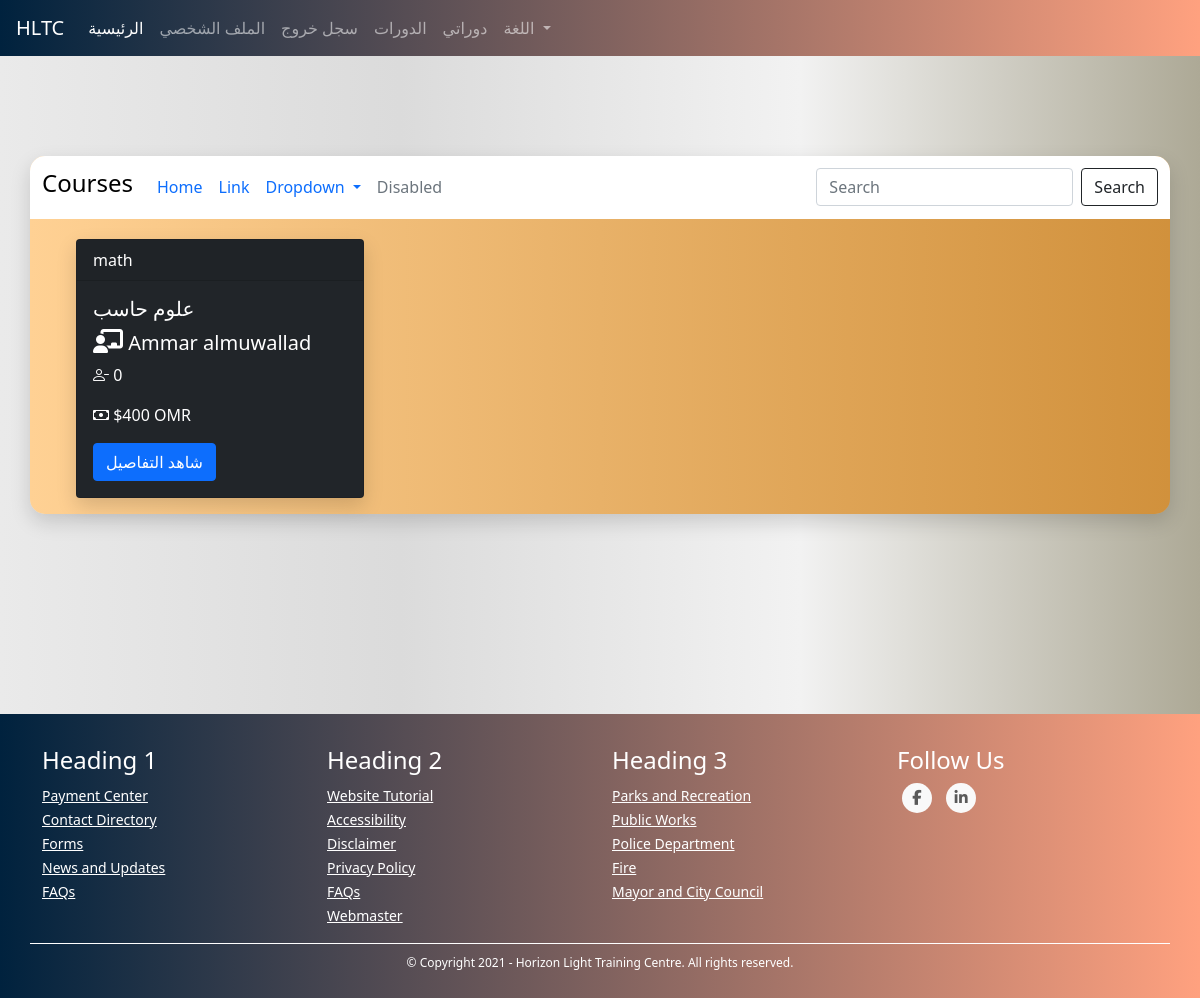
Page /students/courses/my-courses (signed in) on the earlier database version.
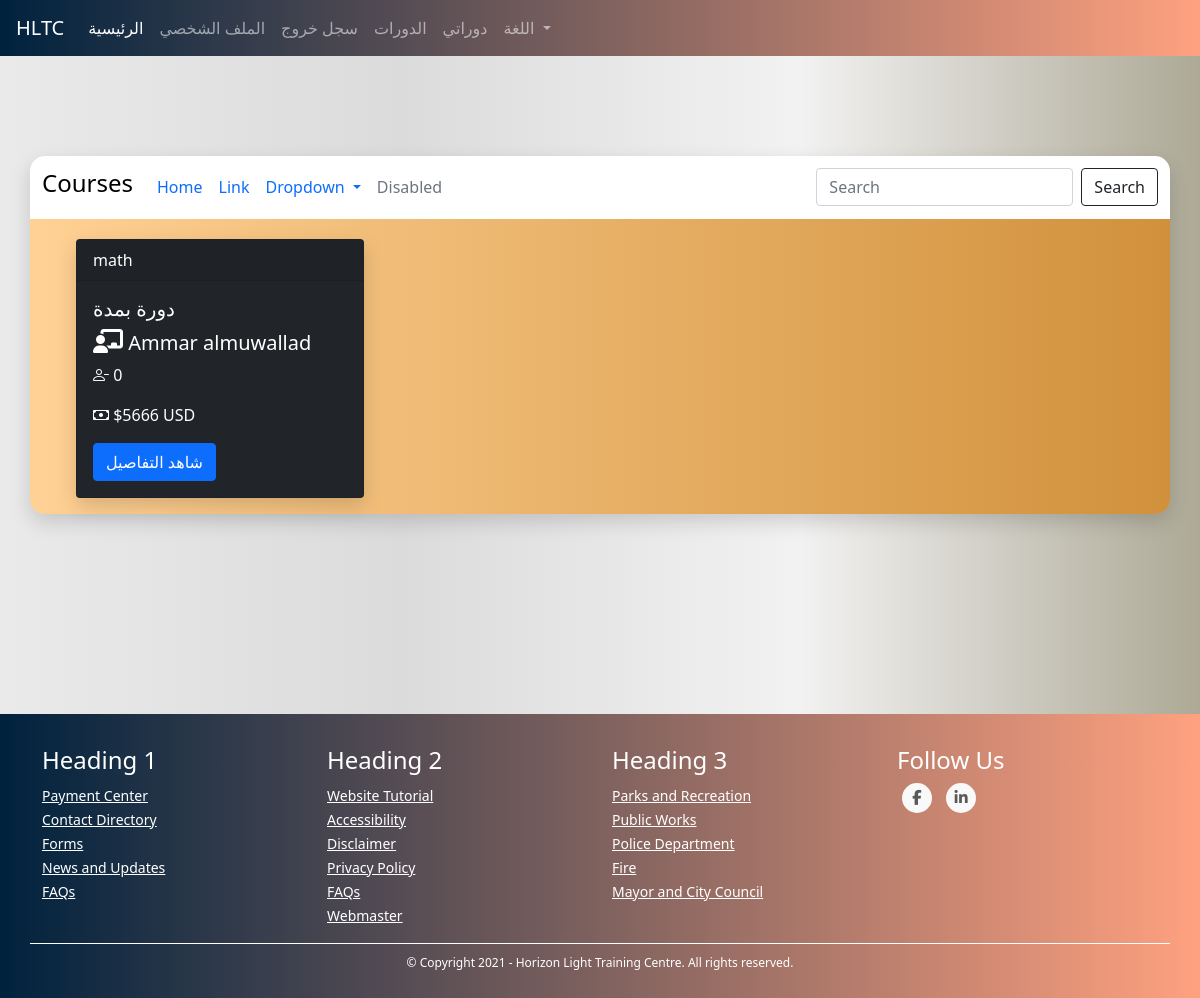
Same page on the later database version.
### TUTOR/models.py (models this page shows, shortened)
class CourseModel(db.Model):
    id = db.Column(db.Integer, primary_key=True)
    name = db.Column(db.String(130), nullable=False)
    description = db.Column(db.String(1000), nullable=False)
    subject = db.Column(db.String(), nullable=False)
    price = db.Column(db.Integer, nullable=False)
    min_students = db.Column(db.Integer, nullable=False)
    max_students = db.Column(db.Integer, nullable=False)
    currency = db.Column(db.String(3), nullable=False)
    began = db.Column(db.Boolean, nullable=False, default=False)
    ended = db.Column(db.Boolean, nullable=False, default=False)
    course_type = db.Column(db.Integer, nullable=False) # 1 for start when min number # 2 for start with min and date
    _period = db.Column(db.Integer, nullable=True) # days
    _start_date = db.Column(db.DateTime, nullable=True)
    _end_date = db.Column(db.DateTime, nullable=True)
    links = db.Column(db.String(), nullable=False) # {"zoom": "link", ....}
    weekly_time_table_json  = db.Column(db.String(1000), nullable=False) # {"saturday": {"from": ..., "to": ...}, ...}
    _state = db.Column(db.String(), nullable=False, default=json.dumps({"state_code": 1, "state_string": "لم تبدأ بعد", "allowed_actions": ["join", "view", "start", "cancel"]})) # {"state_code": 2, "state_string": "قائم", "allowed_actions": ["view", "end"]} {"state_code": 3, "state_string": "انتهى", "allowed_actions": ["delete"]} {"state_code": 4, "state_string": "ملغي", "allowed_actions": ["delete"]}
    number_of_students_paid = db.Column(db.Integer, nullable=False, default=0)
    have_sent_first_payment_emails = db.Column(db.Boolean, nullable=False, default=False)
    created_by_admin = db.Column(db.Boolean, nullable=False)
    creation_date = db.Column(db.DateTime, nullable=False, default=datetime.utcnow)
    payment_model = db.relationship('PaymentModel', backref='course', uselist=False)
    tutor_data_model_id = db.Column(db.Integer, db.ForeignKey('tutor_data_model.id'),
        nullable=False)
    @property
    def number_of_participants(self):
        return len(self.students)
    @property
    def empty_seats(self):
        return self.max_students - self.number_of_participants
    def start(self):
        self.began = True
        self._state = json.dumps({"state_code": 2, "state_string": "قائم", "allowed_actions": ["view", "end"]})
        if self.course_type == 1:
            now = datetime.date(datetime.utcnow())
            self._start_date = now
            self._end_date = now + timedelta(days=self.period)
        db.session.commit()
        for sdm in self.students: # the paymetn is when a student joins not when the course begins bcz the course wont begin if students didn't pay
            send_student_course_start_email(sdm.user, self)
        send_tutor_course_start_email(self.tutor.user, self)
        return True
    def end(self):
        self.ended = True
        self._state = json.dumps({"state_code": 3, "state_string": "انتهى", "allowed_actions": ["delete"]})
        db.session.commit()
        for sdm in self.students:
            send_student_course_ended_email(sdm.user, self)
        send_tutor_course_ended_email(self.tutor.user, self)
        return True
    def cancel(self):
        self._state = json.dumps({"state_code": 4, "state_string": "ملغي", "allowed_actions": ["delete"]})
        self.payment_model.refund_all()

class UserModel(db.Model, UserMixin):
    id = db.Column(db.Integer, primary_key=True)
    first_name = db.Column(db.String(128), nullable=False)
    last_name = db.Column(db.String(128), nullable=False)
    username = db.Column(db.String(20), unique=True, nullable=False)
    email = db.Column(db.String(256), unique=True, nullable=False)
    password = db.Column(db.String(255), nullable=False)
    user_type = db.Column(db.String(30), nullable=False)
    _gender = db.Column(db.Boolean, nullable=False, default=True)
    email_confirmation_code = db.Column(db.String(5), nullable=True)
    is_confirmed = db.Column(db.Boolean, nullable=False, default=False)
    creation_date = db.Column(db.DateTime, nullable=False, default=datetime.utcnow)
    admin_data_model = db.relationship('AdminDataModel', backref='user', uselist=False)
    tutor_data_model = db.relationship('TutorDataModel', backref='user', uselist=False)
    student_data_model = db.relationship('StudentDataModel', backref='user', uselist=False)
    @property
    def full_name(self):
        return self.first_name + " " + self.last_name

### TUTOR/STUDENTS/routes.py (the view)
@students_blueprint.route("/students/courses/my-courses", methods=["GET"])
@login_required(["student"])
def my_courses():
    courses = current_user.student_data_model.courses
    return render_template('students/my_courses.html', courses=courses)

### TUTOR/STUDENTS/routes.py (called while the page is built)
@students_blueprint.context_processor
def utility_processor():
    return dict(get_language_text=LngObj.get_language_text, get_current_page_language_list=LngObj.get_current_page_language_list, languages=LANGUAGES, admin_types=ADMIN_TYPES, settings=SiteSettingsModel.instance())

### TUTOR/models.py (called while the page is built)
@login_manager.user_loader
def load_user(user_id):
    return UserModel.query.get(int(user_id))

    @classmethod
    def instance(cls):
        return cls.query.get(1)

### TUTOR/utils/utils.py (called while the page is built)
def login_required(roles=[]):
	def wrapper(fn):
		@wraps(fn)
		def decorated_view(*args, **kwargs):
			if request.method in EXEMPT_METHODS:
				return fn(*args, **kwargs)
			elif current_app.login_manager._login_disabled:
				return fn(*args, **kwargs)
			elif not current_user.is_authenticated:
				return current_app.login_manager.unauthorized()
			role = current_user.user_type
			if ( (role not in roles) and (roles != []) ):
				return current_app.login_manager.unauthorized()
			return fn(*args, **kwargs)
		return decorated_view
	return wrapper

### TUTOR/templates/students/my_courses.html (shortened to what this page needs)
{% extends "template.html" %}
{% block content %}
    <link rel="stylesheet" href="{{ url_for('static', filename='css/students/my-courses.css') }}">
    <div class="container my-cont">
        <div class="row justify-content-center my-row filter-row">
            <nav class="navbar navbar-expand-lg my-courses-nav">
                <a class="navbar-brand"><h4>Courses</h4></a>
                  <div class="collapse navbar-collapse" id="navbarSupportedContent">
                    <ul class="navbar-nav mr-auto">
                      <li class="nav-item active">
                        <a class="nav-link" href="#">Home <span class="sr-only">(current)</span></a>
                      </li>
                      <li class="nav-item">
                        <a class="nav-link" href="#">Link</a>
                      </li>
                      <li class="nav-item dropdown">
                        <a class="nav-link dropdown-toggle" href="#" id="navbarDropdown" role="button" data-toggle="dropdown" aria-haspopup="true" aria-expanded="false">
                          Dropdown
                        </a>
                      </li>
                      <li class="nav-item">
                        <a class="nav-link disabled" href="#">Disabled</a>
                      </li>
                    </ul>
                    <form class="form-inline my-2 my-lg-0">
                      <input class="form-control mr-sm-2" type="search" placeholder="Search" aria-label="Search">
                      <button class="btn btn-outline-dark my-2 my-sm-0" type="submit">Search</button>
                    </form>
                  </div>
            </nav>
        </div>
        <div class="row my-row">
            {% for course in courses %}
                <div class="col-sm-4 my-col content-col">
                    <div class="card text-white bg-dark mb-3 my-card" style="max-width: 18rem;">
                        <div class="card-header">{{ course.subject }}</div>
                            <div class="card-body">
                                <h5 class="card-title">{{ course.name }}</h5>
                                <h5 class="card-title"><i class='fas fa-chalkboard-teacher' style='font-size:24px'></i> {{ course.tutor.user.full_name }}</h5>
                                <p class="card-text"><i class="bi bi-person-dash"></i> {{ course.empty_seats }}</p>
                                  <p class="card-text"><i class="bi bi-cash"></i> ${{ course.price }} {{ course.currency }}</p>
                                  <a href="{{ url_for('courses_blueprint.course', course_id=course.id) }}" class="btn btn-primary">شاهد التفاصيل</a>
                        </div>
                    </div>
                </div>
            {% endfor %}
        </div>
    </div>
{% endblock %}

Differences in the rows shown:
changed CourseModel "math": name "علوم حاسب" → "دورة بمدة"; price "400" → "5666"; currency "OMR" → "USD"
